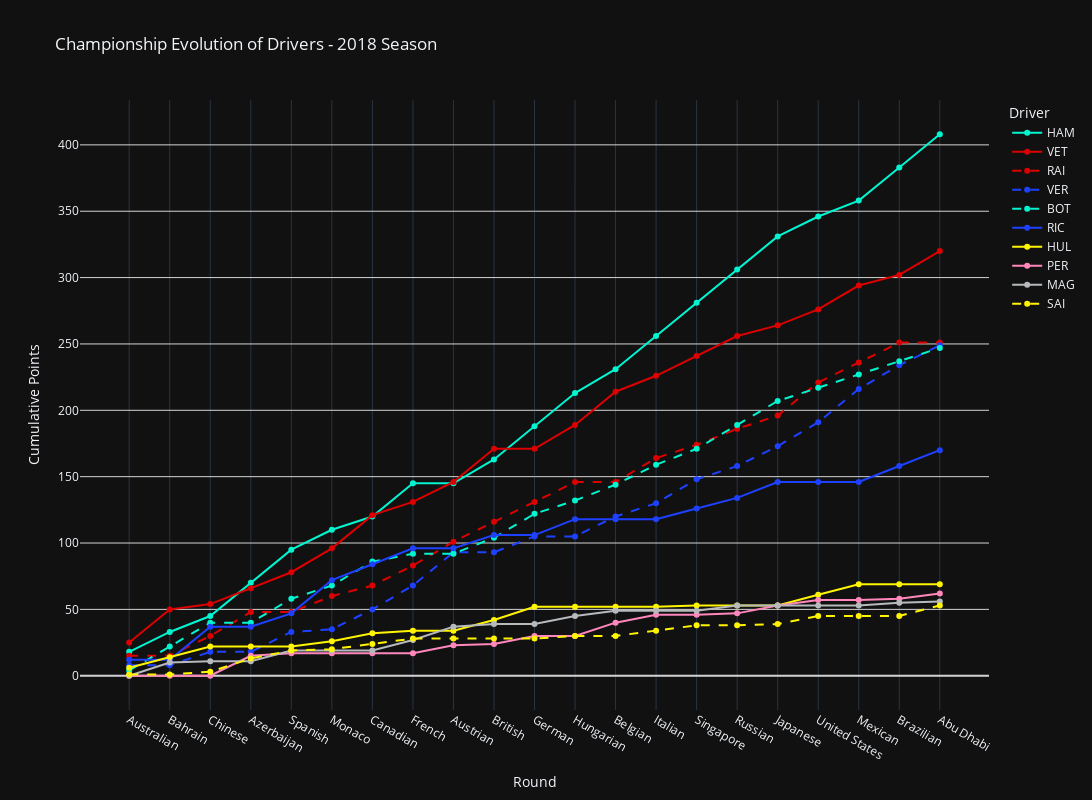

Write notebook code for a chart like this one.
### Markdown cell above
### Driver's championship

### Code cell
plot_drivers_championship(df_drivers, session, top=10)

### Figure 1 — Plotly figure (JSON) as saved in the notebook; plotly's stock layout.template omitted (floating-point values rounded to 4 significant figures)
{"data": [{"line": {"color": "#00f5d0", "dash": "solid"}, "marker": {"symbol": "circle"}, "mode": "lines+markers", "name": "HAM", "type": "scatter", "x": ["Australian", "Bahrain", "Chinese", "Azerbaijan", "Spanish", "Monaco", "Canadian", "French", "Austrian", "British", "German", "Hungarian", "Belgian", "Italian", "Singapore", "Russian", "Japanese", "United States", "Mexican", "Brazilian", "Abu Dhabi"], "y": [18, 33, 45, 70, 95, 110, 120, 145, 145, 163, 188, 213, 231, 256, 281, 306, 331, 346, 358, 383, 408]}, {"line": {"color": "#dc0000", "dash": "solid"}, "marker": {"symbol": "circle"}, "mode": "lines+markers", "name": "VET", "type": "scatter", "x": ["Australian", "Bahrain", "Chinese", "Azerbaijan", "Spanish", "Monaco", "Canadian", "French", "Austrian", "British", "German", "Hungarian", "Belgian", "Italian", "Singapore", "Russian", "Japanese", "United States", "Mexican", "Brazilian", "Abu Dhabi"], "y": [25, 50, 54, 66, 78, 96, 121, 131, 146, 171, 171, 189, 214, 226, 241, 256, 264, 276, 294, 302, 320]}, {"line": {"color": "#dc0000", "dash": "dash"}, "marker": {"symbol": "circle"}, "mode": "lines+markers", "name": "RAI", "type": "scatter", "x": ["Australian", "Bahrain", "Chinese", "Azerbaijan", "Spanish", "Monaco", "Canadian", "French", "Austrian", "British", "German", "Hungarian", "Belgian", "Italian", "Singapore", "Russian", "Japanese", "United States", "Mexican", "Brazilian", "Abu Dhabi"], "y": [15, 15, 30, 48, 48, 60, 68, 83, 101, 116, 131, 146, 146, 164, 174, 186, 196, 221, 236, 251, 251]}, {"line": {"color": "#1e41ff", "dash": "dash"}, "marker": {"symbol": "circle"}, "mode": "lines+markers", "name": "VER", "type": "scatter", "x": ["Australian", "Bahrain", "Chinese", "Azerbaijan", "Spanish", "Monaco", "Canadian", "French", "Austrian", "British", "German", "Hungarian", "Belgian", "Italian", "Singapore", "Russian", "Japanese", "United States", "Mexican", "Brazilian", "Abu Dhabi"], "y": [8, 8, 18, 18, 33, 35, 50, 68, 93, 93, 105, 105, 120, 130, 148, 158, 173, 191, 216, 234, 249]}, {"line": {"color": "#00f5d0", "dash": "dash"}, "marker": {"symbol": "circle"}, "mode": "lines+markers", "name": "BOT", "type": "scatter", "x": ["Australian", "Bahrain", "Chinese", "Azerbaijan", "Spanish", "Monaco", "Canadian", "French", "Austrian", "British", "German", "Hungarian", "Belgian", "Italian", "Singapore", "Russian", "Japanese", "United States", "Mexican", "Brazilian", "Abu Dhabi"], "y": [4, 22, 40, 40, 58, 68, 86, 92, 92, 104, 122, 132, 144, 159, 171, 189, 207, 217, 227, 237, 247]}, {"line": {"color": "#1e41ff", "dash": "solid"}, "marker": {"symbol": "circle"}, "mode": "lines+markers", "name": "RIC", "type": "scatter", "x": ["Australian", "Bahrain", "Chinese", "Azerbaijan", "Spanish", "Monaco", "Canadian", "French", "Austrian", "British", "German", "Hungarian", "Belgian", "Italian", "Singapore", "Russian", "Japanese", "United States", "Mexican", "Brazilian", "Abu Dhabi"], "y": [12, 12, 37, 37, 47, 72, 84, 96, 96, 106, 106, 118, 118, 118, 126, 134, 146, 146, 146, 158, 170]}, {"line": {"color": "#fff500", "dash": "solid"}, "marker": {"symbol": "circle"}, "mode": "lines+markers", "name": "HUL", "type": "scatter", "x": ["Australian", "Bahrain", "Chinese", "Azerbaijan", "Spanish", "Monaco", "Canadian", "French", "Austrian", "British", "German", "Hungarian", "Belgian", "Italian", "Singapore", "Russian", "Japanese", "United States", "Mexican", "Brazilian", "Abu Dhabi"], "y": [6, 14, 22, 22, 22, 26, 32, 34, 34, 42, 52, 52, 52, 52, 53, 53, 53, 61, 69, 69, 69]}, {"line": {"color": "#ff87bc", "dash": "solid"}, "marker": {"symbol": "circle"}, "mode": "lines+markers", "name": "PER", "type": "scatter", "x": ["Australian", "Bahrain", "Chinese", "Azerbaijan", "Spanish", "Monaco", "Canadian", "French", "Austrian", "British", "German", "Hungarian", "Belgian", "Italian", "Singapore", "Russian", "Japanese", "United States", "Mexican", "Brazilian", "Abu Dhabi"], "y": [0, 0, 0, 15, 17, 17, 17, 17, 23, 24, 30, 30, 40, 46, 46, 47, 53, 57, 57, 58, 62]}, {"line": {"color": "#b6babd", "dash": "solid"}, "marker": {"symbol": "circle"}, "mode": "lines+markers", "name": "MAG", "type": "scatter", "x": ["Australian", "Bahrain", "Chinese", "Azerbaijan", "Spanish", "Monaco", "Canadian", "French", "Austrian", "British", "German", "Hungarian", "Belgian", "Italian", "Singapore", "Russian", "Japanese", "United States", "Mexican", "Brazilian", "Abu Dhabi"], "y": [0, 10, 11, 11, 19, 19, 19, 27, 37, 39, 39, 45, 49, 49, 49, 53, 53, 53, 53, 55, 56]}, {"line": {"color": "#fff500", "dash": "dash"}, "marker": {"symbol": "circle"}, "mode": "lines+markers", "name": "SAI", "type": "scatter", "x": ["Australian", "Bahrain", "Chinese", "Azerbaijan", "Spanish", "Monaco", "Canadian", "French", "Austrian", "British", "German", "Hungarian", "Belgian", "Italian", "Singapore", "Russian", "Japanese", "United States", "Mexican", "Brazilian", "Abu Dhabi"], "y": [1, 1, 3, 13, 19, 20, 24, 28, 28, 28, 28, 30, 30, 34, 38, 38, 39, 45, 45, 45, 53]}], "layout": {"height": 800, "legend": {"title": {"text": "Driver"}}, "title": {"text": "Championship Evolution of Drivers - 2018 Season"}, "width": 1200, "xaxis": {"tickmode": "array", "tickvals": ["Australian", "Bahrain", "Chinese", "Azerbaijan", "Spanish", "Monaco", "Canadian", "French", "Austrian", "British", "German", "Hungarian", "Belgian", "Italian", "Singapore", "Russian", "Japanese", "United States", "Mexican", "Brazilian", "Abu Dhabi"], "title": {"text": "Round"}}, "yaxis": {"gridcolor": "lightgray", "title": {"text": "Cumulative Points"}, "zerolinecolor": "lightgray"}}}
